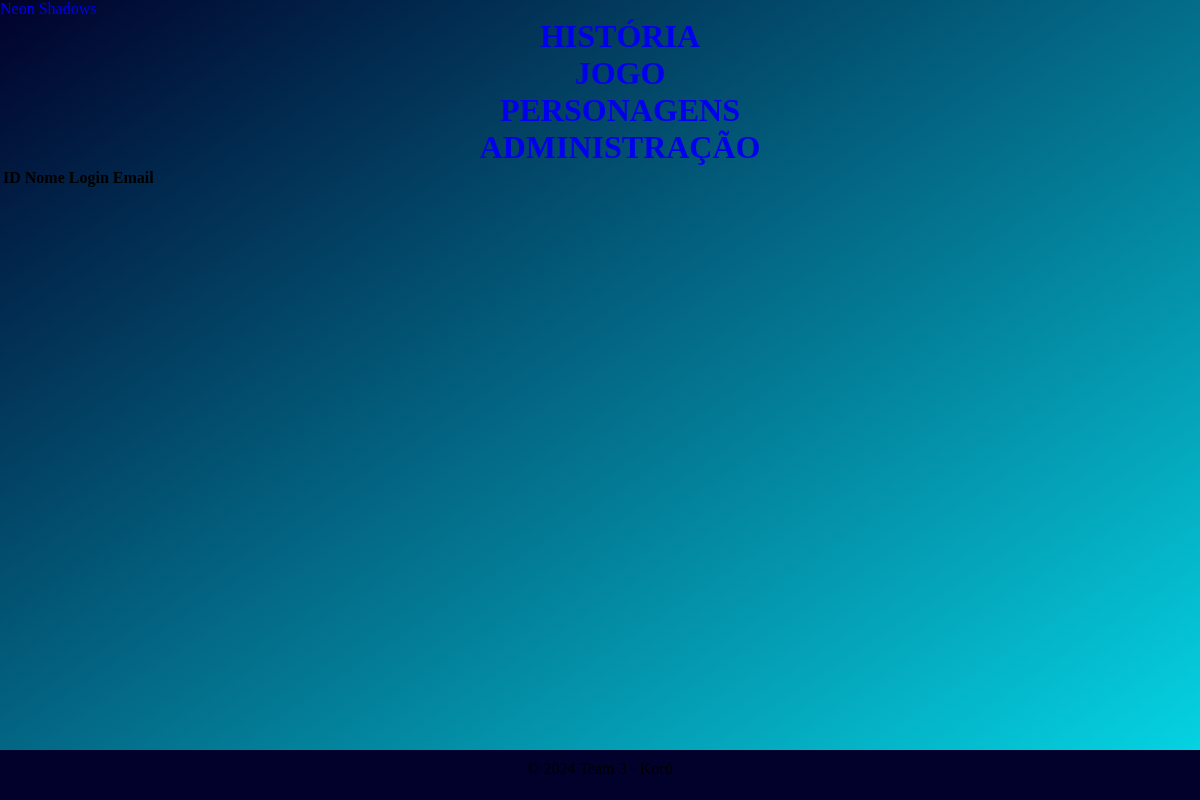
Before: /admin/usuarios with the older database file.
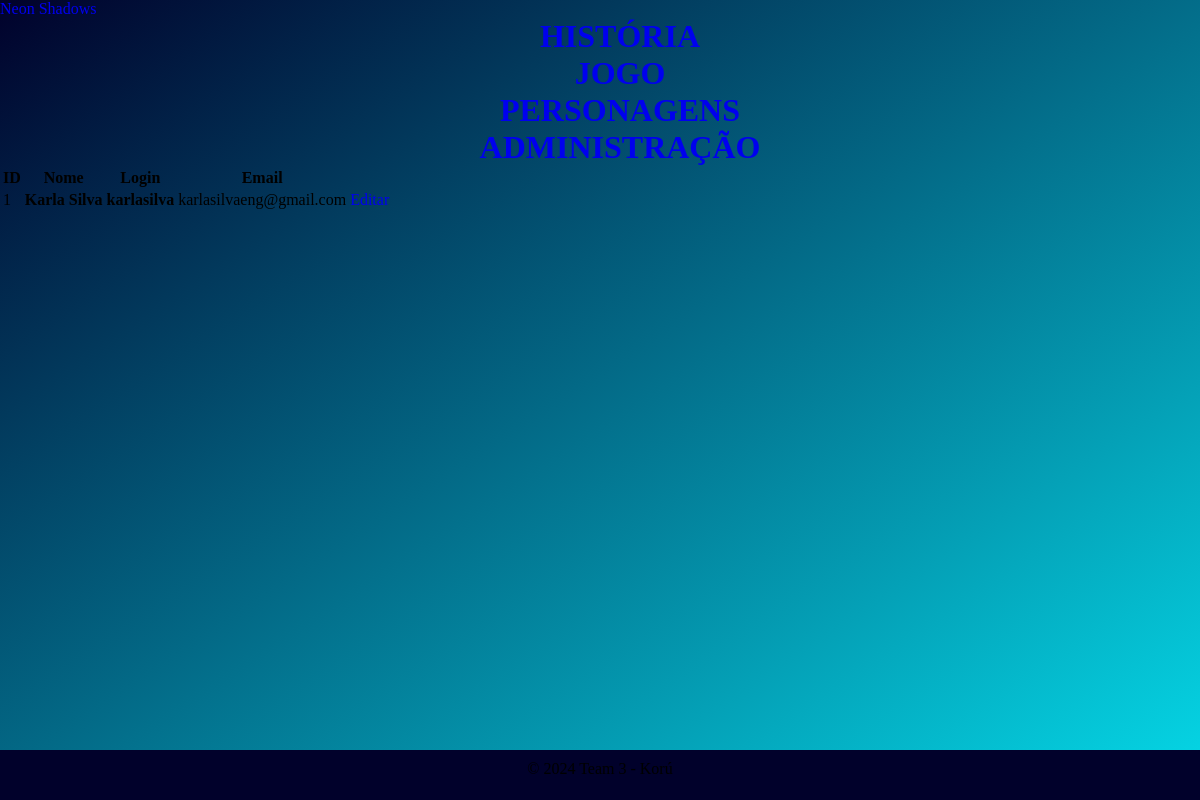
After: the same page with the newer database file.
### tables this page shows
CREATE TABLE "usuarios" (
	"id"	INTEGER,
	"nome"	TEXT,
	"login"	TEXT,
	"email"	TEXT,
	"senha"	TEXT,
	PRIMARY KEY("id" AUTOINCREMENT)
);

### app.py (the view)
@app.route("/admin/usuarios")
def home_usuario_admin():
    lista_usuarios = db_utils.retornar_usuarios()
    return render_template("admin/listar-usuarios.html", usuarios=lista_usuarios,)

### db_utils.py (called while the page is built)
def retornar_usuarios():
    try:
        conn = sqlite3.connect("database.db")
        cursor = conn.cursor()
        sql_select = "SELECT * FROM usuarios"
        cursor.execute(sql_select)
        usuarios = cursor.fetchall()
        conn.close()
        return usuarios
    except:
        return False

### templates/admin/listar-usuarios.html
{% extends 'base-admin.html' %}
{% block content %}
<div>
    <table class="table">
        <thead>
            <tr>
                <th>ID</th>
                <th>Nome</th>
                <th>Login</th>
                <th>Email</th>
                <th></th>
            </tr>
        </thead>
        <tbody>
            {% for id, nome, login, email, senha in usuarios %}
            <tr>
                <td>{{ id }}</td>
                <td><strong>{{ nome }}</strong></td>
                <td><strong>{{ login }}</strong></td>
                <td>{{ email }}</td>
                <td><a class="btn btn-light"href="{{ url_for('editar_usuario', id = id)}}">Editar</a></td>
            </tr>
            {% endfor %}
        </tbody>
    </table>
</div>
{% endblock %}

Changed rows visible on the page:
added usuarios: id "1", nome "Karla Silva", login "karlasilva", email "karlasilvaeng@gmail.com"
